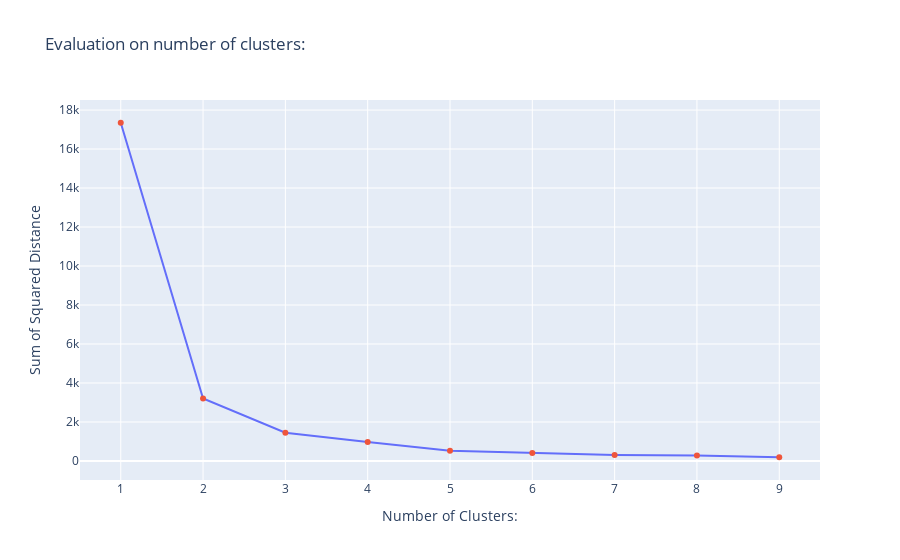

Notebook code cell kept with this figure:
### Code cell
from sklearn.cluster import KMeans
sse = []
target = df1['Temprature'].to_numpy().reshape(-1,1)
num_clusters = list(range(1, 10))

for k in num_clusters:
    km = KMeans(n_clusters=k)
    km.fit(target)
    sse.append(km.inertia_)

fig = go.Figure(data=[
    go.Scatter(x = num_clusters, y=sse, mode='lines'),
    go.Scatter(x = num_clusters, y=sse, mode='markers')
])

fig.update_layout(title="Evaluation on number of clusters:",
                 xaxis_title = "Number of Clusters:",
                 yaxis_title = "Sum of Squared Distance",
                 showlegend=False)
fig.show()

### Figure 1 — Plotly figure (JSON) as saved in the notebook; plotly's stock layout.template omitted (floating-point values rounded to 4 significant figures)
{"data": [{"mode": "lines", "type": "scatter", "x": [1, 2, 3, 4, 5, 6, 7, 8, 9], "y": [17350.0, 3205.0, 1452.0, 968.7, 530.2, 405.6, 308.7, 280.2, 192.1]}, {"mode": "markers", "type": "scatter", "x": [1, 2, 3, 4, 5, 6, 7, 8, 9], "y": [17350.0, 3205.0, 1452.0, 968.7, 530.2, 405.6, 308.7, 280.2, 192.1]}], "layout": {"showlegend": false, "title": {"text": "Evaluation on number of clusters:"}, "xaxis": {"title": {"text": "Number of Clusters:"}}, "yaxis": {"title": {"text": "Sum of Squared Distance"}}}}
